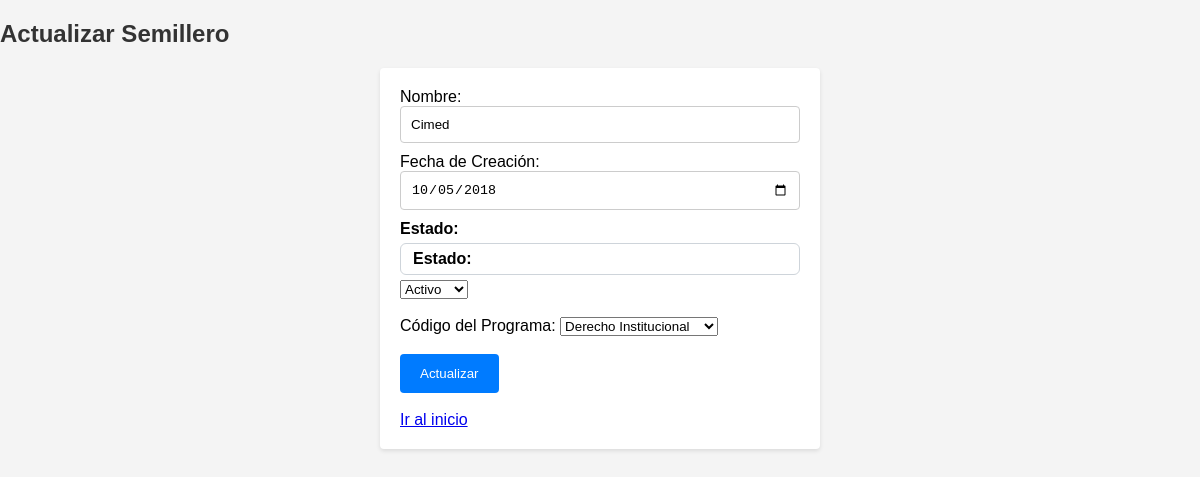
The page /Semilleros/update.php on the database its author committed.
### tables this page shows
CREATE TABLE `semilleros` (
  `codigo_sem` int(11) NOT NULL,
  `nombre_sem` varchar(80) DEFAULT NULL,
  `fechacreacion_sem` date DEFAULT NULL,
  `estado_sem` char(10) DEFAULT NULL,
  `codigo_pro` int(11) DEFAULT NULL
);

CREATE TABLE `programas` (
  `codigo_pro` int(11) NOT NULL,
  `nombre_pro` varchar(80) DEFAULT NULL
);

### Semilleros/update.php (the view, shortened to what this page needs)
<!DOCTYPE html>
<html lang="en">
<head>
    <link rel="stylesheet" href="styles_update.css">
</head>
<body>
    <h2>Actualizar Semillero</h2>
    <?php
        include("../conexion.php");
        $codigo_sem = $_GET['codigo_sem'];
        $sql = "SELECT * FROM semilleros WHERE codigo_sem='$codigo_sem'";
        $result = $conn->query($sql);
        if ($result->num_rows > 0) {
            $row = $result->fetch_assoc();
    ?>
            <form action="update_process.php" method="post">
                Nombre: <input type="text" name="nombre_sem" value="<?php echo $row['nombre_sem']; ?>"><br>
                Fecha de Creación: <input type="date" name="fechacreacion_sem" value="<?php echo $row['fechacreacion_sem']; ?>"><br>
                <label for="estado_sem">Estado:</label>
                <label for="estado_sem" class="rounded-label">Estado:</label>
                <select name="estado_sem" id="estado_sem" class="rounded-dropdown">
                    <option value="Activo" <?php if($row['estado_sem'] == 'Activo') echo 'selected'; ?>>Activo</option>
                </select><br></br>
                Código del Programa:
                <select name="codigo_pro">
                    <?php
                        $programas_sql = "SELECT codigo_pro, nombre_pro FROM programas";
                        $programas_result = $conn->query($programas_sql);
                        if ($programas_result->num_rows > 0) {
                            while($programa = $programas_result->fetch_assoc()) {
                                echo "<option value='" . $programa['codigo_pro'] . "'";
                                if ($row['codigo_pro'] == $programa['codigo_pro']) {
                                    echo " selected";
                                }
                                echo ">" . $programa['nombre_pro'] . "</option>";
                            }
                        }
                    ?>
                </select><br></br>
                <input type="submit" value="Actualizar">
                <br> </br>
                <a href="../admin.php" class="btn">Ir al inicio</a>
            </form>
    <?php
        } else {
            echo "No se encontró el semillero con el código ".$codigo_sem;
        }
    ?>
</body>
</html>

### Semilleros/styles_update.css (style rules this page uses)
body { font-family: Arial, sans-serif; background-color: #f4f4f4; margin: 0; padding: 0; }
h2 { color: #333; }
form { background-color: #fff; padding: 20px; border-radius: 4px; box-shadow: 0 2px 4px rgba(0,0,0,0.1); max-width: 400px; margin: 20px auto; }
label { display: block; margin-bottom: 5px; font-weight: bold; }
input[type="text"], input[type="date"] { width: 100%; padding: 10px; border: 1px solid #ccc; border-radius: 4px; box-sizing: border-box; margin-bottom: 10px; }
input[type="submit"] { background-color: #007bff; color: #fff; border: none; padding: 12px 20px; border-radius: 4px; cursor: pointer; transition: background-color 0.3s ease; }
.rounded-label { border-radius: 0.375rem; border: 1px solid #ced4da; padding: 0.375rem 0.75rem; }

### rows shown on the page
semilleros: nombre_sem "Cimed", fechacreacion_sem "10/05/2018", estado_sem "Activo", codigo_pro "Derecho Institucional"
